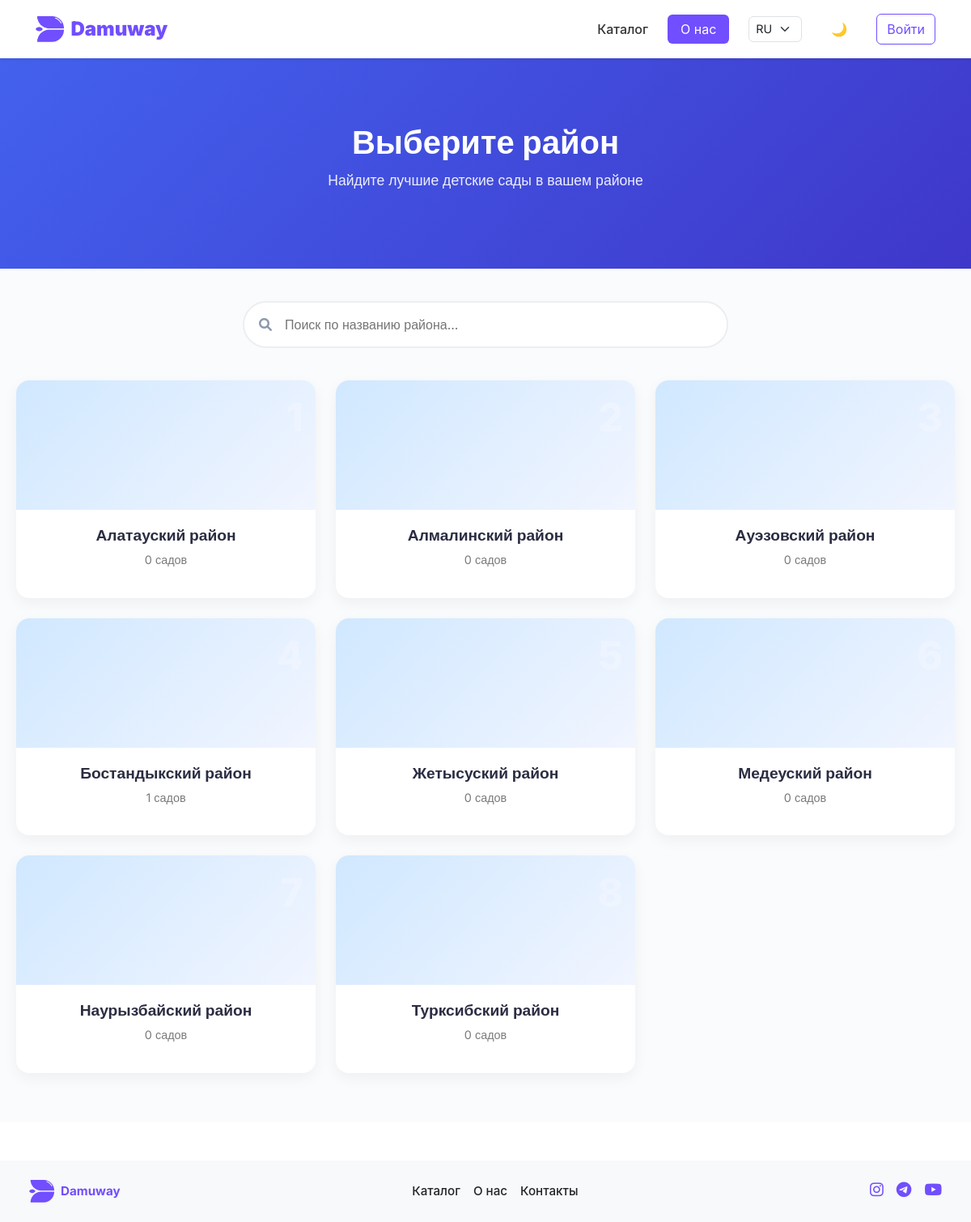
The app's page /ru/kindergarten/ with its own data.
### apps/school/models.py (models this page shows, shortened)
class District(models.Model):
    name = models.CharField(max_length=100)

### apps/kindergarten/views.py (the view)
# urls.py: path('', views.district_list, name='kindergarten_district_list'),
def district_list(request):
    districts = District.objects.all().order_by('name')
    context = {
        'districts': districts,
        'google_maps_api_key': settings.GOOGLE_MAPS_API_KEY,
    }
    return render(request, 'kindergarten/district_list.html', context)

### templates/kindergarten/district_list.html (shortened to what this page needs)
{% extends 'base.html' %}
{% load static %}
{% block extra_css %}
<link rel="stylesheet" href="{% static 'css/school/district_list.css' %}">
<link rel="stylesheet" href="https://cdnjs.cloudflare.com/ajax/libs/font-awesome/6.0.0/css/all.min.css">
{% endblock %}
{% block content %}
<div class="districts-page">
    <div class="district-hero">
        <div class="container">
            <h1>Выберите район</h1>
            <p>Найдите лучшие детские сады в вашем районе</p>
        </div>
    </div>
    <div class="container">
        <div class="search-box">
            <i class="fas fa-search"></i>
            <input type="text" id="district-search" placeholder="Поиск по названию района...">
        </div>
        <div class="districts-grid">
            {% for district in districts %}
            <a href="{% url 'kindergarten_list' district.id %}" class="district-card" data-name="{{ district.name|lower }}">
                <div class="card-header soft-bg">
                    <div class="district-number">{{ forloop.counter }}</div>
                </div>
                <div class="card-content">
                    <h3>{{ district.name }} район</h3>
                    <p>{{ district.kindergarten_set.count }} садов</p>
                </div>
            </a>
            {% empty %}
            <div class="no-districts">
                <p>Нет доступных районов</p>
            </div>
            {% endfor %}
        </div>
    </div>
</div>
{% endblock %}

### static/css/navbar_footer.css (style rules this page uses)
:root { --main-color: #714EFF; --transition: all 0.3s ease; }

### static/css/school/district_list.css (style rules this page uses)
:root { --primary: #4361EE; --primary-light: #F3F4FF; --secondary: #3F37C9; --accent: #FF6B6B; --text: #2B2D42; --text-light: #8D99AE; --border: #EDEEF2; --background: #FAFBFC; --white: #FFFFFF; }
.districts-page { font-family: 'Inter', sans-serif; background-color: var(--background); min-height: 100vh; }
.container { max-width: 1200px; margin: 0 auto; padding: 0 20px; }
.district-hero { background: linear-gradient(135deg, var(--primary), var(--secondary)); color: var(--white); padding: 80px 0; text-align: center; margin-bottom: 40px; }
.district-hero h1 { font-size: 2.5rem; font-weight: 700; margin-bottom: 10px; }
.district-hero p { font-size: 1.1rem; opacity: 0.9; }
.search-box { position: relative; max-width: 600px; margin: 0 auto 40px; }
.search-box input { width: 100%; padding: 15px 20px 15px 50px; border-radius: 50px; border: 2px solid var(--border); font-size: 16px; transition: all 0.3s ease; }
.search-box i { position: absolute; left: 20px; top: 50%; transform: translateY(-50%); color: var(--text-light); }
.districts-grid { display: grid; grid-template-columns: repeat(auto-fill, minmax(280px, 1fr)); gap: 25px; padding-bottom: 60px; }
.district-card { background-color: var(--white); border-radius: 16px; overflow: hidden; text-decoration: none; box-shadow: 0 6px 18px rgba(0, 0, 0, 0.05); transition: transform 0.3s ease, box-shadow 0.3s ease; }
.card-header.soft-bg { background: linear-gradient(135deg, #d0e8ff, #f1f5ff); height: 160px; position: relative; display: flex; align-items: center; justify-content: center; }
.district-number { font-size: 3rem; font-weight: 800; color: #ffffff40; position: absolute; top: 10px; right: 15px; }
.card-content { padding: 20px; text-align: center; }
.card-content h3 { font-size: 1.2rem; color: #2b2d42; font-weight: 600; }
.card-content p { color: #7a7a7a; font-size: 0.9rem; }

### templates/base.html (style rules this page uses)
:root { --font-main: 'Inter', -apple-system, sans-serif; --main-color: #714EFF; }
body { font-family: var(--font-main); -webkit-font-smoothing: antialiased; transition: background-color 0.3s ease, color 0.3s ease; }

### records on screen
District: name "Алатауский", kindergarten_set.count "0"
District: name "Алмалинский", kindergarten_set.count "0"
District: name "Ауэзовский", kindergarten_set.count "0"
District: name "Бостандыкский", kindergarten_set.count "1"
District: name "Жетысуский", kindergarten_set.count "0"
District: name "Медеуский", kindergarten_set.count "0"
District: name "Наурызбайский", kindergarten_set.count "0"
District: name "Турксибский", kindergarten_set.count "0"
